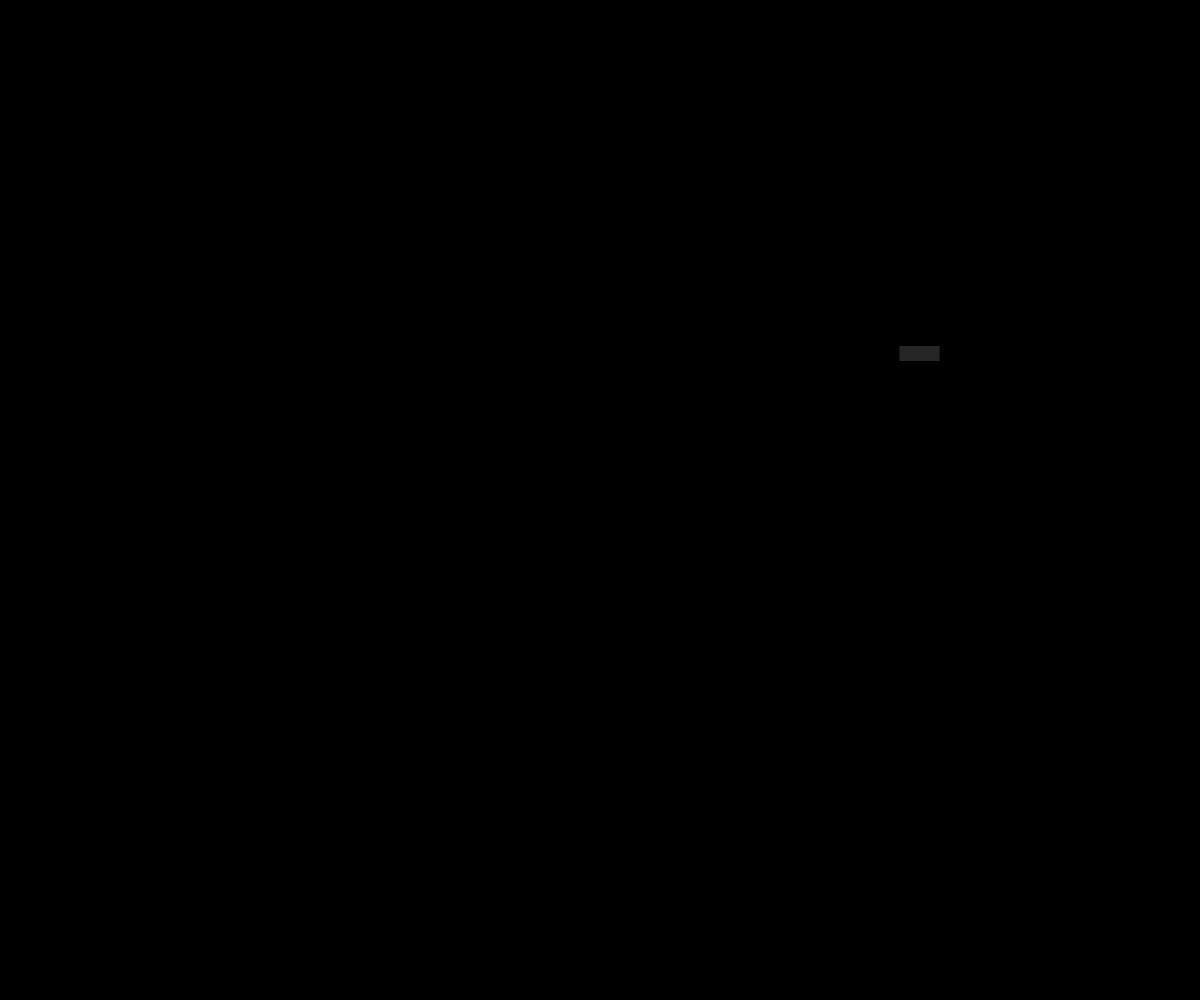
Frame 1 (no input)
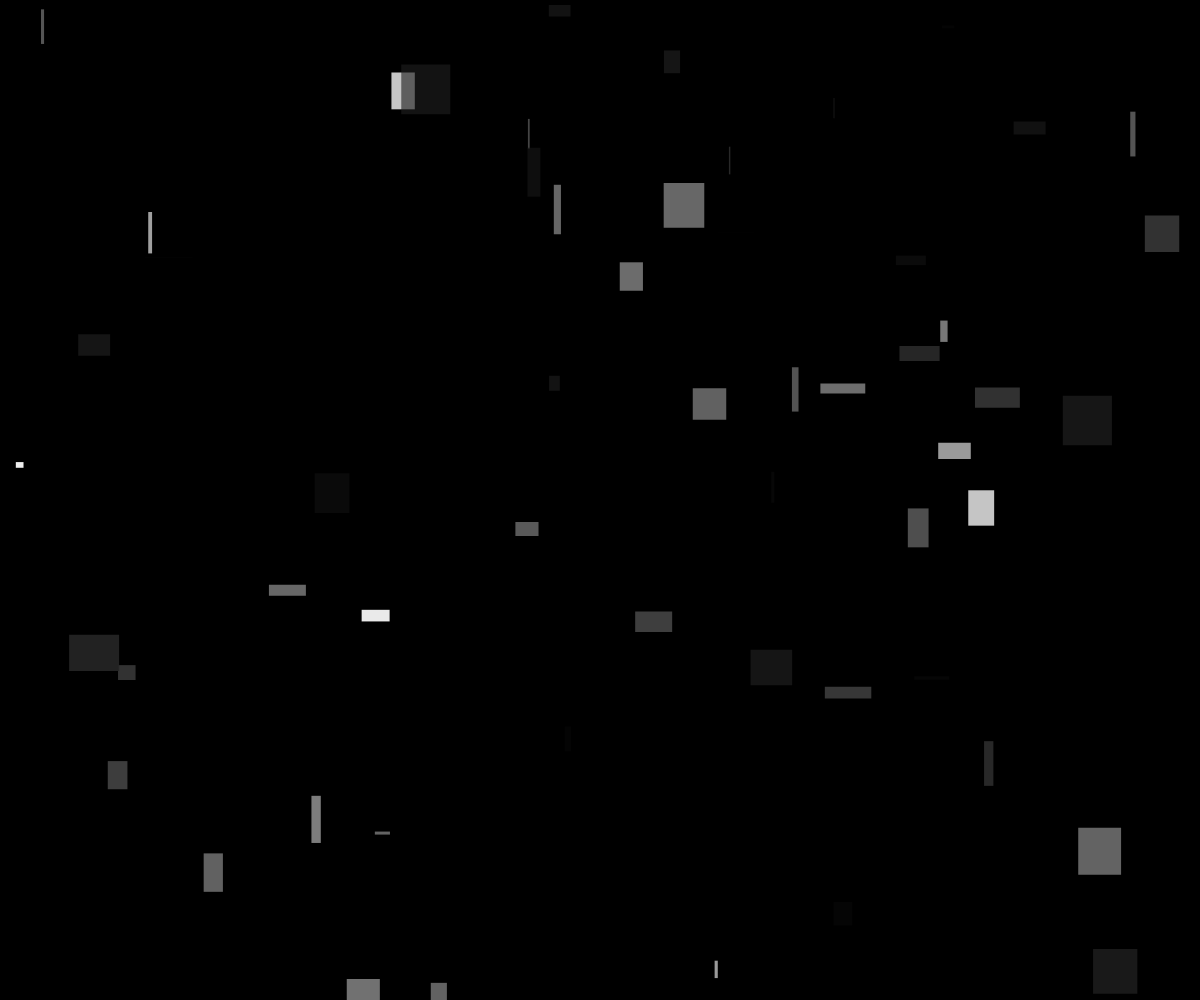
Frame 60 (no input)
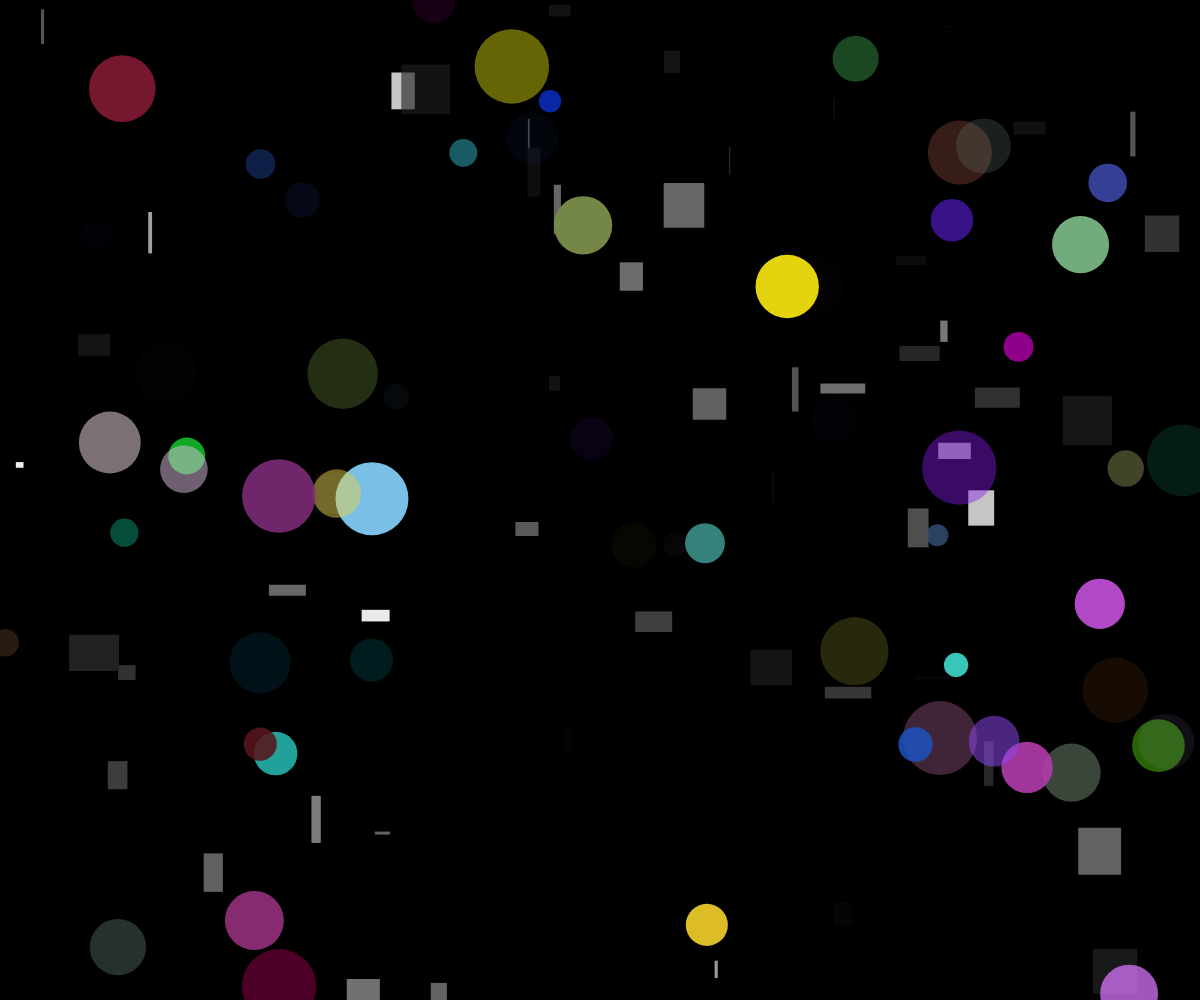
Frame 120 (the mouse pressed at the canvas centre since frame 60)

The p5.js sketch that drew these frames (run headless with seeded random() and noise() and a simulated clock; from frame 60 on, the mouse is pressed at the canvas centre):

// p5.js sketch
// ── sketch.js
//randomly drawn rects and circles

function setup() {
  createCanvas(windowWidth, windowHeight);
  background(0);
  noStroke();
}

function draw() {
  if (mouseX < width / 2) {
    fill(random(255), random(255)); //pick a gray
    rect(random(width), random(height), random(50), random(50));
  }
  else {
    fill(random(255), random(255), random(255), random(255));
    let circleSize = random(20, 75);
    ellipse(random(width), random(height), circleSize, circleSize);
  }

}
